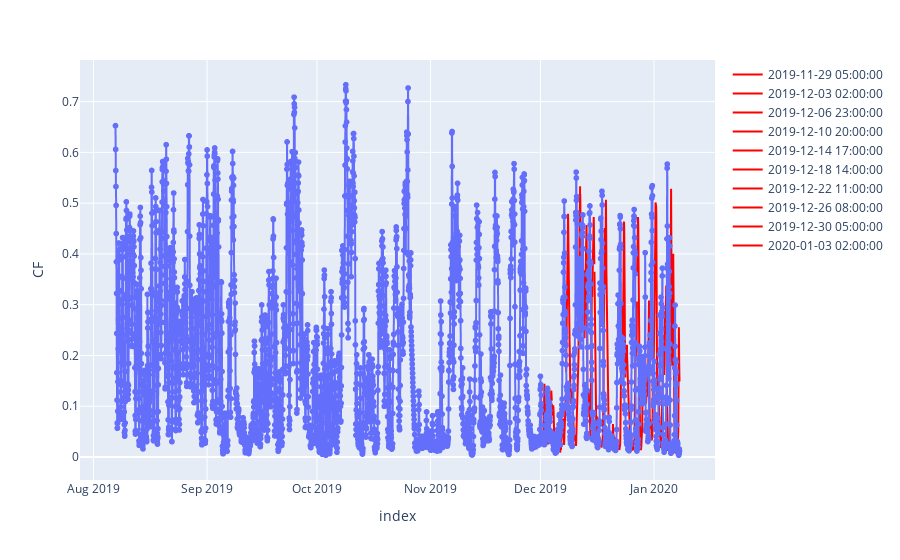

The code cell stored with this chart in its notebook:
### Code cell
result = {}

fig = px.line(
    wind_farms_data_features_target,
    x=wind_farms_data_features_target.index,
    y="CF",
    markers=True,
    hover_data=["CF"]
)
for key, value in train_test_folds.items():

    X_train, y_train, X_test, y_test = train_test_folds[key]
    model = BaseLineModelAverage25Hour()
    model.fit(X_train,y_train)
    predictions = model.predict(X_test)
    result[key]= (mean_absolute_error(y_test, predictions), mean_absolute_percentage_error(y_test, predictions))

    fig.add_trace(go.Scatter(x=y_test.index, y=predictions, mode='lines', name=str(key), line=dict(color='red')))

print(f"Mean absolute percentage error:{np.mean([v[1] for v in result.values()])}")

print(f"Mean absolute error:{np.mean([v[0] for v in result.values()])})")
fig.show()
